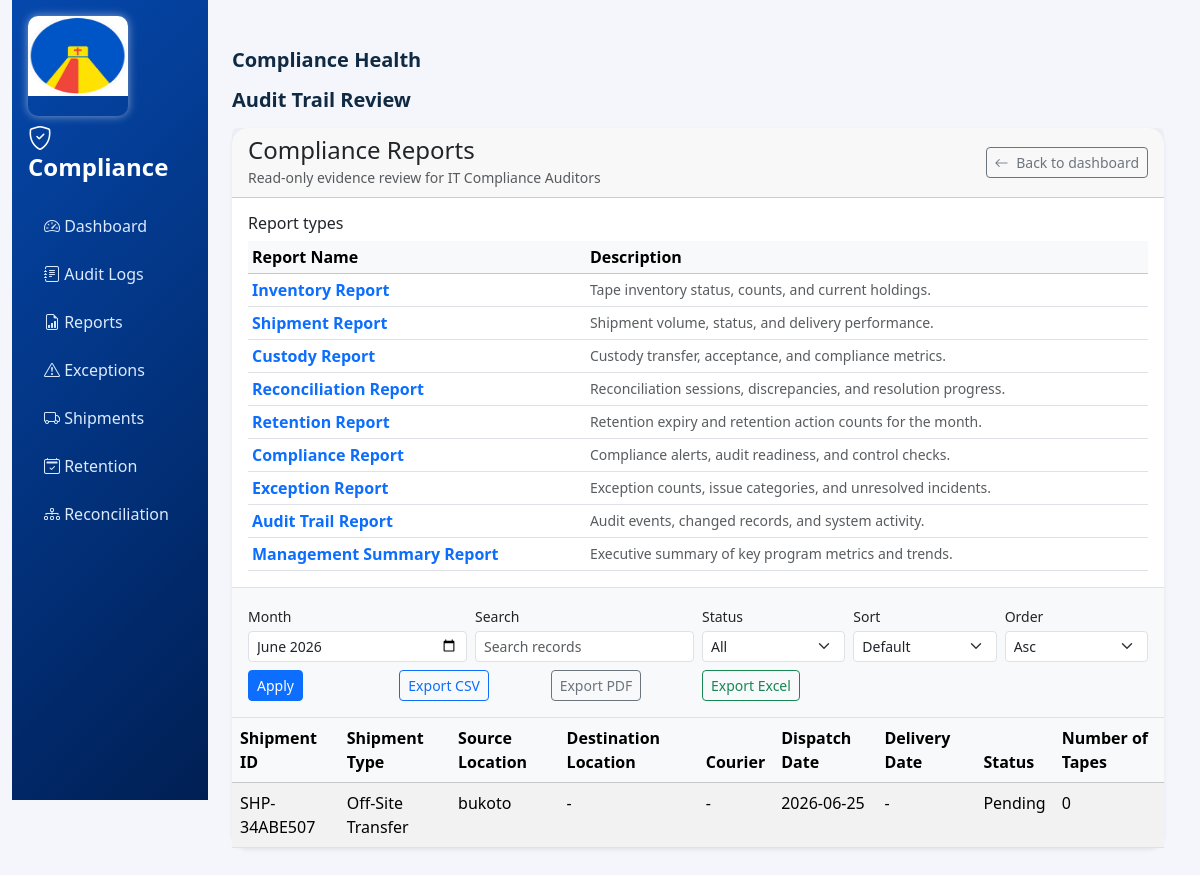
The page /auditor-dashboard/?view=reports&show_reports=reports&report_category=shipment&report_period=2026-06&report_type=monthly (signed in) on the database as committed earlier.
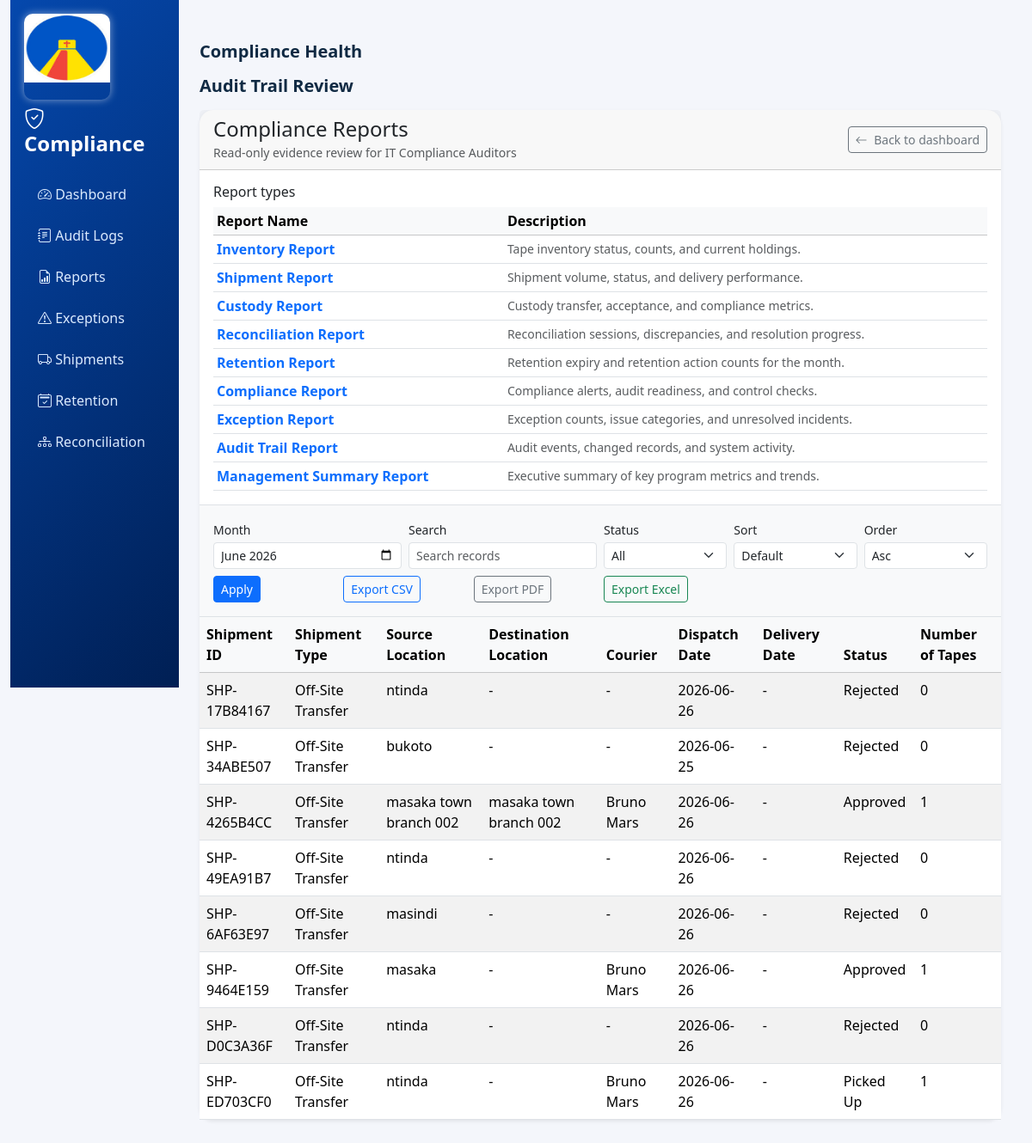
The same page on the database as committed later.
### inventory/models.py (models this page shows, shortened)
class Shipment(models.Model):
    id = models.UUIDField(primary_key=True, default=uuid.uuid4, editable=False)
    SHIPMENT_TYPE_CHOICES = [
        ('Off-Site Transfer', 'Off-Site Transfer'),
        ('Return', 'Return'),
        ('Retrieval', 'Retrieval'),
        ('Destruction', 'Destruction'),
    ]
    SHIPMENT_STATUS_CHOICES = [
        ('Pending', 'Pending'),
        ('More Info Requested', 'More Info Requested'),
        ('Approved', 'Approved'),
        ('Rejected', 'Rejected'),
        ('Dispatched', 'Dispatched'),
        ('Picked Up', 'Picked Up'),
        ('In Transit', 'In Transit'),
        ('Delivered', 'Delivered'),
        ('Completed', 'Completed'),
        ('Return Accepted', 'Return Accepted'),
        ('Cancelled', 'Cancelled'),
    ]
    PRIORITY_LEVEL_CHOICES = [
        ('Normal', 'Normal'),
        ('High', 'High'),
        ('Critical', 'Critical'),
    ]
    DELIVERY_STATUS_CHOICES = [
        ('Delivered', 'Delivered'),
        ('Partially Delivered', 'Partially Delivered'),
    ]
    shipment_id = models.CharField(
        max_length=50,
        unique=True,
        default=generate_shipment_id,
        editable=False,
    )
    shipment_date = models.DateField(default=timezone.localdate)
    shipment_type = models.CharField(max_length=50, choices=SHIPMENT_TYPE_CHOICES)
    status = models.CharField(max_length=50, choices=SHIPMENT_STATUS_CHOICES, default='Pending')
    priority_level = models.CharField(max_length=20, choices=PRIORITY_LEVEL_CHOICES, default='Normal')
    number_of_tapes = models.PositiveIntegerField(default=0)
    source_location = models.CharField(max_length=200, blank=True)
    releasing_custodian = models.CharField(max_length=150, blank=True)
    release_datetime = models.DateTimeField(null=True, blank=True)
    destination_location = models.CharField(max_length=200, blank=True)
    receiving_organization = models.CharField(max_length=200, blank=True)
    expected_delivery_date = models.DateField(null=True, blank=True)
    receiving_custodian = models.CharField(max_length=150, blank=True)
    courier_name = models.CharField(max_length=150, blank=True)
    courier_contact = models.CharField(max_length=100, blank=True)
    vehicle_number = models.CharField(max_length=100, blank=True)
    tracking_number = models.CharField(max_length=150, blank=True)
    tapes = models.ManyToManyField('Tape', blank=True, related_name='shipments')
    approved_by = models.ForeignKey(
        settings.AUTH_USER_MODEL,
        null=True,
        blank=True,
        on_delete=models.SET_NULL,
        related_name='approved_shipments'
    )
    approval_date = models.DateTimeField(null=True, blank=True)
    approval_remarks = models.TextField(blank=True)
    delivery_date = models.DateField(null=True, blank=True)
    delivery_time = models.TimeField(null=True, blank=True)
    received_by = models.CharField(max_length=150, blank=True)
    delivery_status = models.CharField(max_length=30, choices=DELIVERY_STATUS_CHOICES, blank=True)
    delivery_notes = models.TextField(blank=True)
    created_by = models.ForeignKey(
        settings.AUTH_USER_MODEL,
        null=True,
        blank=True,
        on_delete=models.SET_NULL,
        related_name='created_shipments'
    )
    created_at = models.DateTimeField(auto_now_add=True)
    last_updated_by = models.ForeignKey(
        settings.AUTH_USER_MODEL,
        null=True,
        blank=True,
        on_delete=models.SET_NULL,
        related_name='updated_shipments'
    )
    last_updated_at = models.DateTimeField(auto_now=True)
    class Meta:
        ordering = ['-shipment_date', '-created_at']
    def has_dual_custody(self):
        return bool(self.releasing_custodian and self.receiving_custodian)
    def is_manifest_complete(self):
        return self.number_of_tapes > 0 and self.tapes.exists() and self.number_of_tapes == self.tapes.count()
    def compliance_checks(self):
        checks = {
            'tape_exists': self.tapes.exists(),
            'duplicate_tapes': not self.tapes.values('id').annotate(count=Count('id')).filter(count__gt=1).exists(),
            'manifest_complete': self.is_manifest_complete(),
            'retention_compliance': not self.tapes.filter(retention_end_date__lt=(self.expected_delivery_date or timezone.localdate())).exists(),
            'legal_hold': not self.tapes.filter(legal_hold=True).exists(),
            'audit_hold': not self.tapes.filter(audit_hold=True).exists(),
            'damage_status': not self.tapes.filter(status='Damaged').exists(),
            'missing_tape_status': not self.tapes.filter(status='Missing').exists(),
            'dual_custody': self.has_dual_custody(),
        }
        return checks
    def compliance_passed(self):
        return all(self.compliance_checks().values())

### inventory/views.py (the view, shortened to what this page needs)
# urls.py: path('auditor-dashboard/', views.auditor_dashboard, name='auditor-dashboard'),
@login_required(login_url='signin')
@user_passes_test(is_it_compliance_auditor, login_url='signin')
def auditor_dashboard(request):
    view_name = request.GET.get('view')
    if view_name == 'audit-logs':
        return audit_logs_view(request)
    if view_name == 'reports':
        return compliance_reports_view(request)

### inventory/views.py (called while the page is built)
def get_first_day_of_month(month_string):
    if not month_string:
        return None
    try:
        year, month = [int(part) for part in month_string.split('-')]
        return date(year, month, 1)
    except (ValueError, TypeError):
        return None

def get_next_month(first_day):
    if first_day.month == 12:
        return date(first_day.year + 1, 1, 1)
    return date(first_day.year, first_day.month + 1, 1)

def get_scoped_report_param(request, report_category, param_name, default=''):
    if report_category:
        scoped_value = request.GET.get(f'{param_name}_{report_category}')
        if scoped_value is not None:
            return (scoped_value or '').strip()
    return (request.GET.get(param_name, default) or '').strip()

def get_scoped_report_flag(request, report_category, param_name):
    def is_enabled(value):
        if value is None:
            return False
        return str(value).strip().lower() not in {'', '0', 'false', 'no', 'off'}
    if report_category:
        scoped_value = request.GET.get(f'{param_name}_{report_category}')
        if scoped_value is not None:
            return is_enabled(scoped_value)
    return is_enabled(request.GET.get(param_name))

### inventory/templates/auditor_dashboard.html (shortened to what this page needs)
{% load static %}
<!DOCTYPE html>
<html lang="en">
<head>
    <link href="https://cdn.jsdelivr.net/npm/bootstrap@5.3.3/dist/css/bootstrap.min.css" rel="stylesheet">
    <link rel="stylesheet" href="https://cdn.jsdelivr.net/npm/bootstrap-icons@1.11.3/font/bootstrap-icons.css">
    <link rel="stylesheet" href="https://cdn.datatables.net/2.1.8/css/dataTables.bootstrap5.min.css">
    {% load static %}
</head>
<body>
<div class="container-fluid">
    <div class="row g-0">
        <aside class="col-lg-2 sidebar p-3">
             <h4><div class="logo">
            <img src="{% static 'inventory/round.jpg' %}" alt="logo" width="100" height="100" style="padding-bottom:20px; border-radius:10px; box-shadow:0 0 10px rgba(255,255,255,0.5);">
        </div> </h4>
            <h4 class="fw-bold mb-4"><i class="bi bi-shield-check"></i> Compliance</h4>
            <ul class="nav flex-column gap-2">
                <li><a href="{% url 'auditor-dashboard' %}" class="nav-link"><i class="bi bi-speedometer2"></i> Dashboard</a></li>
                <li><a href="{% url 'auditor-dashboard' %}?view=audit-logs" class="nav-link {% if active_view == 'audit-logs' %}active{% endif %}"><i class="bi bi-journal-text"></i> Audit Logs</a></li>
                <li><a href="{% url 'auditor-dashboard' %}?view=reports" class="nav-link {% if active_view == 'reports' %}active{% endif %}"><i class="bi bi-file-earmark-bar-graph"></i> Reports</a></li>
                <li><a href="{% url 'auditor-exceptions' %}" class="nav-link"><i class="bi bi-exclamation-triangle"></i> Exceptions</a></li>
                <li><a href="{% url 'auditor-shipments' %}" class="nav-link"><i class="bi bi-truck"></i> Shipments</a></li>
                <li><a href="{% url 'auditor-retention' %}" class="nav-link"><i class="bi bi-calendar2-check"></i> Retention</a></li>
                <li><a href="{% url 'auditor-reconciliation' %}" class="nav-link"><i class="bi bi-diagram-3"></i> Reconciliation</a></li>
            </ul>
        </aside>
        <main class="col-lg-10 p-4">
            {% block content %}
            {% if active_view == 'reports' %}
                <div class="mt-4">
                    <h5 class="fw-semibold mb-3">Compliance Health</h5>
                    <h5 class="fw-semibold mb-3">Audit Trail Review</h5>
                    {% include 'compliance_reports.html' %}
                </div>
            {% elif active_view == 'exceptions' %}
                <div class="mt-4">
                    {% include 'exception_review.html' %}
                </div>
            {% elif active_view == 'shipments' %}
                <div class="mt-4">
                    {% include 'shipment_compliance.html' %}
                </div>
            {% elif active_view == 'retention' %}
                <div class="mt-4">
                    {% include 'retention_compliance.html' %}
                </div>
            {% elif active_view == 'reconciliation' %}
                <div class="mt-4">
                    {% include 'reconciliation_review.html' %}
                </div>
            {% endif %}
            {% endblock %}
        </main>
    </div>
</div>
</body>
</html>

### inventory/templates/compliance_reports.html (shortened to what the changed rows need)
{% load static %}
<div class="page-shell">
    <div class="card shadow-sm mb-4">
        <div class="card-body p-0">
            {% if report_categories %}
            <div class="p-3 border-bottom">
                <div class="table-responsive">
                    <table class="table table-hover table-sm align-middle mb-0">
                        <thead class="table-light">
                            <tr>
                                <th scope="col">Report Name</th>
                                <th scope="col">Description</th>
                            </tr>
                        </thead>
                        <tbody>
                            {% for report in report_categories %}
                                <tr>
                                    <td class="fw-semibold">
                                        <a href="{% url 'auditor-dashboard' %}?view=reports&show_reports=reports&report_category={{ report.slug }}&report_period={{ current_month }}&report_type=monthly" class="text-decoration-none">
                                            {{ report.name }}
                                        </a>
                                    </td>
                                    <td class="small text-muted">{{ report.description }}</td>
                                </tr>
                            {% endfor %}
                        </tbody>
                    </table>
                </div>
            </div>
            {% endif %}
            {% if report_category == 'inventory' or report_category == 'shipment' or report_category == 'custody' or report_category == 'reconciliation' or report_category == 'retention' or report_category == 'compliance' or report_category == 'exception' or report_category == 'audit_trail' or report_category == 'management_summary' %}
            {% if report_category == 'inventory' %}
                {% if inventory_report_tapes %}
                <div class="table-responsive">
                    <table class="table table-striped table-hover mb-0">
                        <thead class="table-light">
                            <tr>
                                <th>VolSER</th>
                                <th>Barcode</th>
                                <th>RFID Tag</th>
                                <th>Tape Type</th>
                                <th>Status</th>
                                <th>Current Location</th>
                                <th>Custodian</th>
                                <th>Retention End Date</th>
                                <th>Date Registered</th>
                            </tr>
                        </thead>
                        <tbody>
                            {% for tape in inventory_report_tapes %}
                                <tr>
                                    <td>{{ tape.volser }}</td>
                                    <td>{{ tape.barcode }}</td>
                                    <td>{{ tape.rfid_tag|default:'-' }}</td>
                                    <td>{{ tape.tape_type }}</td>
                                    <td>{{ tape.status }}</td>
                                    <td>{{ tape.current_location|default:'-' }}</td>
                                    <td>{{ tape.latest_custodian|default:'-' }}</td>
                                    <td>{{ tape.retention_end_date|date:'Y-m-d' }}</td>
                                    <td>{{ tape.date_registered|date:'Y-m-d' }}</td>
                                </tr>
                            {% endfor %}
                        </tbody>
                    </table>
                </div>
                {% else %}
                <div class="p-4 text-muted">No inventory data available for the selected month.</div>
                {% endif %}
            {% elif report_category == 'shipment' %}
                {% if shipment_report_rows %}
                <div class="table-responsive">
                    <table class="table table-striped table-hover mb-0">
                        <thead class="table-light">
                            <tr>
                                <th>Shipment ID</th>
                                <th>Shipment Type</th>
                                <th>Source Location</th>
                                <th>Destination Location</th>
                                <th>Courier</th>
                                <th>Dispatch Date</th>
                                <th>Delivery Date</th>
                                <th>Status</th>
                                <th>Number of Tapes</th>
                            </tr>
                        </thead>
                        <tbody>
                            {% for shipment in shipment_report_rows %}
                                <tr>
                                    <td>{{ shipment.shipment_id }}</td>
                                    <td>{{ shipment.shipment_type }}</td>
                                    <td>{{ shipment.source_location|default:'-' }}</td>
                                    <td>{{ shipment.destination_location|default:'-' }}</td>
                                    <td>{{ shipment.courier_name|default:'-' }}</td>
                                    <td>{{ shipment.shipment_date|date:'Y-m-d' }}</td>
                                    <td>{{ shipment.delivery_date|date:'Y-m-d'|default:'-' }}</td>
                                    <td>{{ shipment.status }}</td>
                                    <td>{{ shipment.number_of_tapes }}</td>
                                </tr>
                            {% endfor %}
                        </tbody>
                    </table>
                </div>
                {% else %}
                <div class="p-4 text-muted">No shipment data available for the selected month.</div>
                {% endif %}
            {% endif %}
            {% endif %}
        </div>
    </div>
</div>

Rows that differ between the two databases and show on the page:
added Shipment: shipment_id "SHP-17B84167", shipment_type "Off-Site Transfer", source_location "ntinda", destination_location "-", courier_name "-", shipment_date "2026-06-26", delivery_date "-", status "Rejected", number_of_tapes "0"
changed Shipment "SHP-34ABE507": status "Pending" → "Rejected"
added Shipment: shipment_id "SHP-4265B4CC", shipment_type "Off-Site Transfer", source_location "masaka town branch 002", destination_location "masaka town branch 002", courier_name "Bruno Mars", shipment_date "2026-06-26", delivery_date "-", status "Approved", number_of_tapes "1"
added Shipment: shipment_id "SHP-49EA91B7", shipment_type "Off-Site Transfer", source_location "ntinda", destination_location "-", courier_name "-", shipment_date "2026-06-26", delivery_date "-", status "Rejected", number_of_tapes "0"
added Shipment: shipment_id "SHP-6AF63E97", shipment_type "Off-Site Transfer", source_location "masindi", destination_location "-", courier_name "-", shipment_date "2026-06-26", delivery_date "-", status "Rejected", number_of_tapes "0"
added Shipment: shipment_id "SHP-9464E159", shipment_type "Off-Site Transfer", source_location "masaka", destination_location "-", courier_name "Bruno Mars", shipment_date "2026-06-26", delivery_date "-", status "Approved", number_of_tapes "1"
added Shipment: shipment_id "SHP-D0C3A36F", shipment_type "Off-Site Transfer", source_location "ntinda", destination_location "-", courier_name "-", shipment_date "2026-06-26", delivery_date "-", status "Rejected", number_of_tapes "0"
added Shipment: shipment_id "SHP-ED703CF0", shipment_type "Off-Site Transfer", source_location "ntinda", destination_location "-", courier_name "Bruno Mars", shipment_date "2026-06-26", delivery_date "-", status "Picked Up", number_of_tapes "1"
